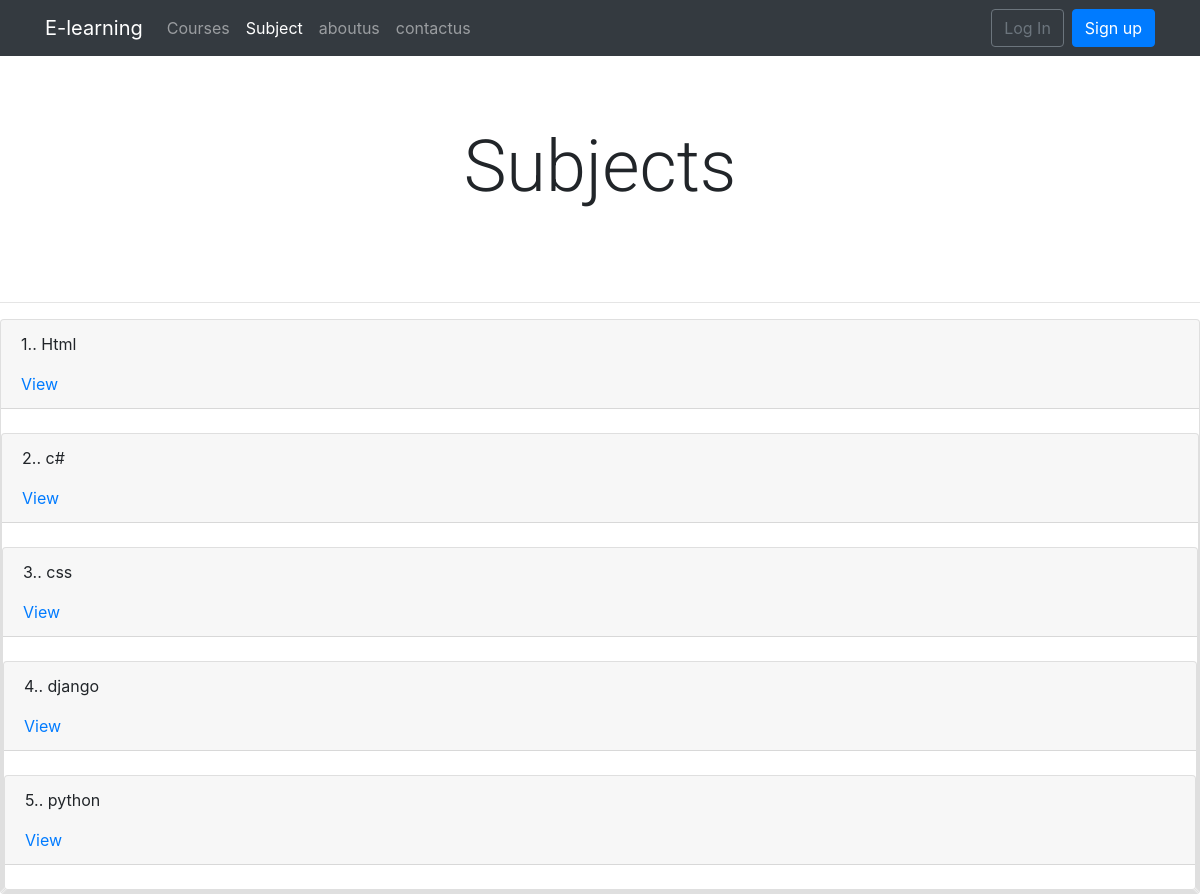
The app's page /course/subject/ with its own data.
### courses/models.py (models this page shows, shortened)
class Subject(models.Model):
    title = models.CharField(max_length=200)
    slug = models.SlugField(max_length=200, unique=True)
    class Meta:
        ordering = ['title']

### courses/views.py (the view)
class SubjectListView(ListView):
    model = Subject
    template_name = 'courses/subject/list.html'

### templates/courses/subject/list.html
{% extends 'base.html' %}
{% block content %}
<br>
<h2 class="display-3"> Subjects </h2>
<br>
<br>
<hr>
{% for sub in object_list %}
    <div class="card">
<div class="card-header">
        <p><span class='text-weight-bold'> {{forloop.counter}}.</span>. {{sub.title}}</p>
        <a href="{% url 'course_list_subject' sub.slug %}" >View</a>
</div>
    <br />
  {% endfor %}
{% endblock content %}

### static/css/slider.css (style rules this page uses)
h2 { text-align:center; padding: 20px; }

### static/css/base.css (style rules this page uses)
body { margin:0; font-family:'Roboto', sans-serif; font-weight:400; color:#333; }
a { color:#3fad37; text-decoration:none; }
h1, h2, h3, h4, h5, h6 { font-family:'Roboto', sans-serif; font-weight:300; }

### records on screen
Subject: title "Html"
Subject: title "c#"
Subject: title "css"
Subject: title "django"
Subject: title "python"
